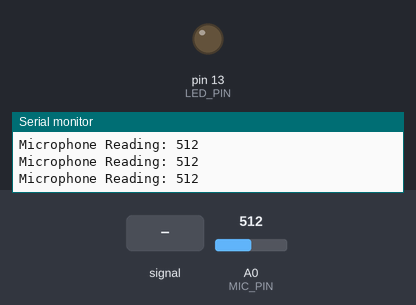
The sketch below on a simulated Arduino Uno, built with avr-gcc and run on an emulated ATmega328P. On the bench: output pins drawn as LEDs (lit = HIGH), the last lines printed to the serial monitor. The test bench sets the inputs (shaded band); at power-on: A0 (MIC_PIN) = 512.

Above: at 1.2 s.
1.3 s: A0 (MIC_PIN) fed a 200 Hz sine of ±255 counts around its level
At 2.51 s:
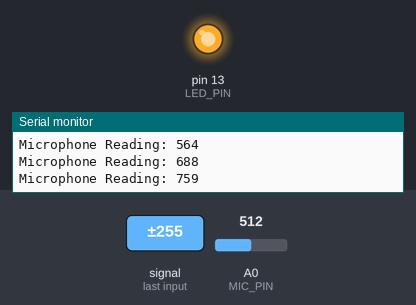
4.3 s: A0 (MIC_PIN) set to 610
5.8 s: A0 (MIC_PIN) set to 584
At 7.0 s:
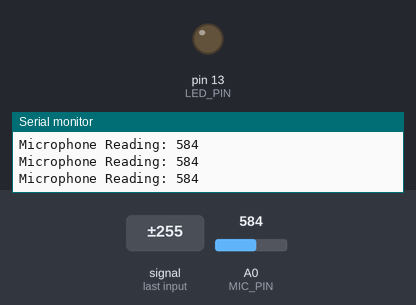
7.3 s: A0 (MIC_PIN) set to 716
At 8.5 s:
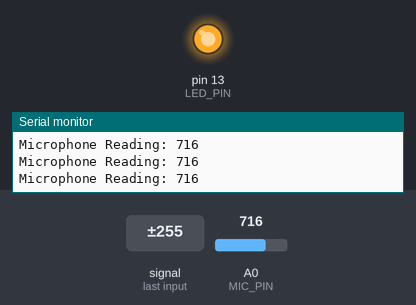
Timing chart, 0 to 9.8 s (numbered marks = the images above; inputs shaded):
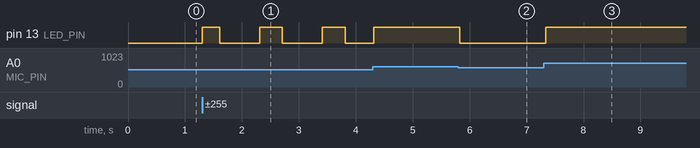

The sketch:

Microphone_test.ino
```cpp
// Microphone test with LED indication

#define MIC_PIN A0     // Microphone output connected to A0
#define LED_PIN 13     // Small LED on pin 13

void setup() {
  pinMode(LED_PIN, OUTPUT);   // Configure the LED pin as output
  Serial.begin(9600);         // Initialize serial communication for monitoring
}

void loop() {
  // Read the microphone's analog value (range: 0 to 1023)
  int micValue = analogRead(MIC_PIN);

  // Print the microphone reading to the Serial Monitor
  Serial.print("Microphone Reading: ");
  Serial.println(micValue);

  // If the reading is above 500, turn on the LED; otherwise, turn it off
  if (micValue > 600) {
    digitalWrite(LED_PIN, HIGH);
  } else {
    digitalWrite(LED_PIN, LOW);
  }

  // A short delay to avoid flooding the serial monitor
  delay(100);
}
```

Measured:
- after the input at 1.3 s, pin 13 (LED_PIN): LOW → HIGH at once, then repeats every 1.1 s: LOW 0.70 s, HIGH 0.40 s
- after the input at 5.8 s, pin 13 (LED_PIN): HIGH → LOW at once
- after the input at 7.3 s, pin 13 (LED_PIN): LOW → HIGH at once
